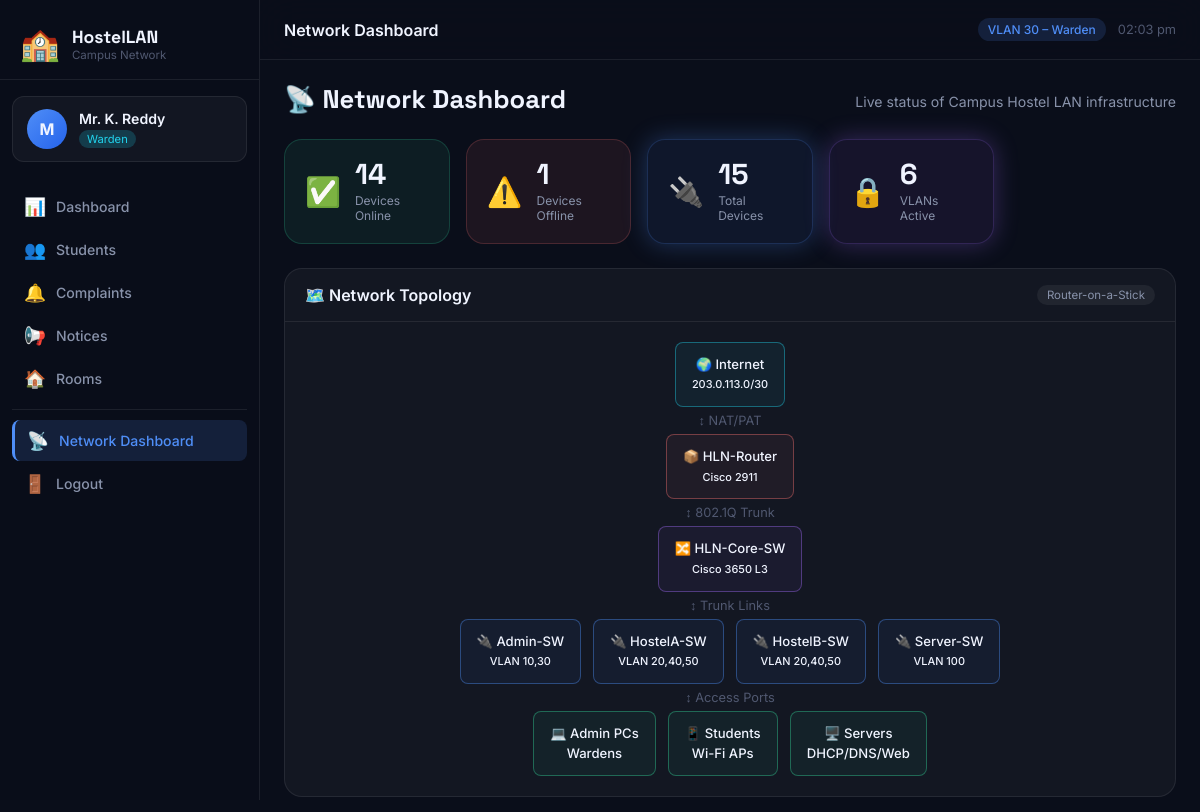
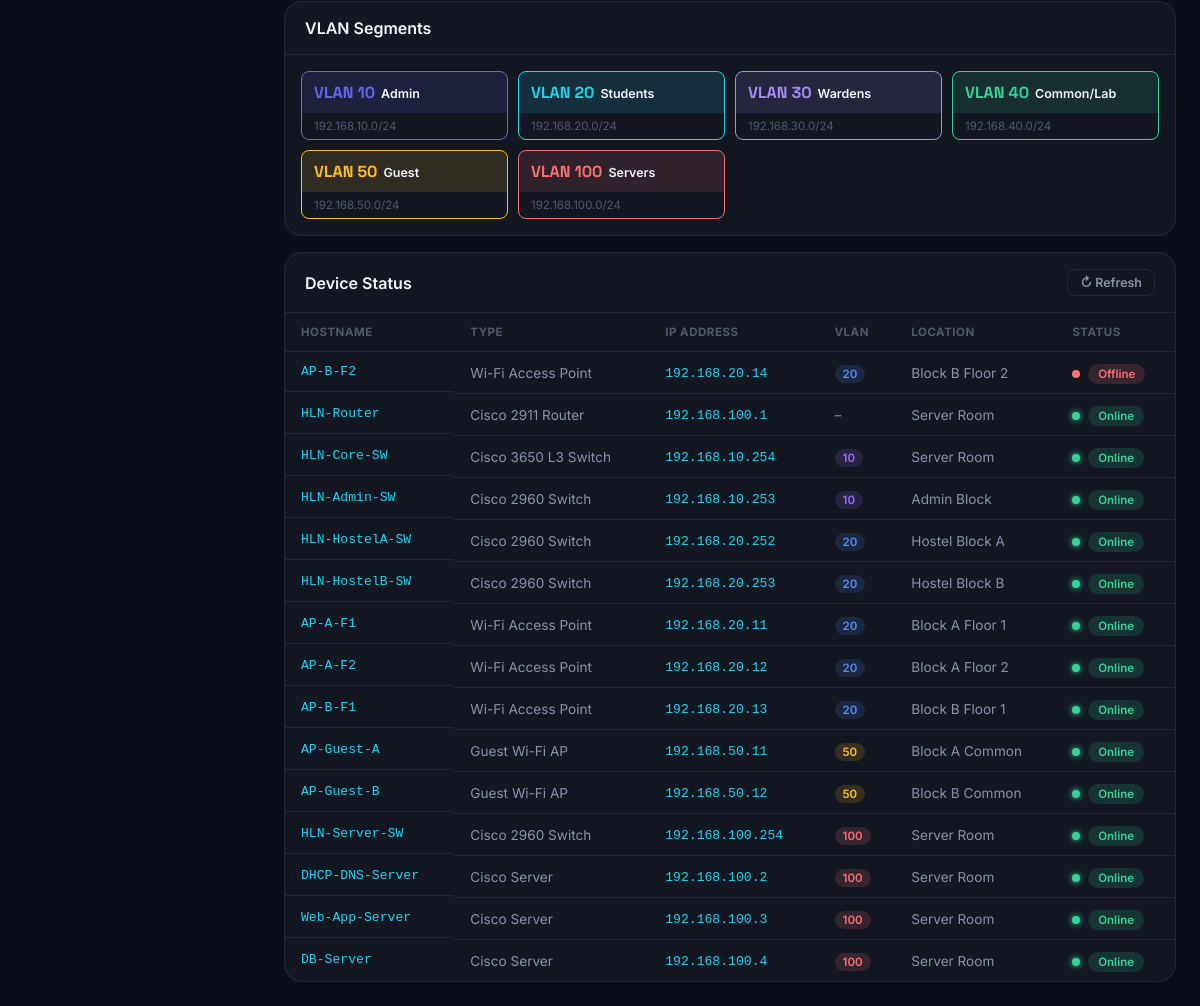
Page /network-dashboard (signed in) on the committed database (2 pictures, top to bottom).
### tables this page shows
CREATE TABLE network_devices (
    id          INTEGER PRIMARY KEY AUTOINCREMENT,
    hostname    TEXT NOT NULL,
    device_type TEXT NOT NULL,
    ip_address  TEXT NOT NULL,
    vlan        INTEGER,
    location    TEXT,
    status      TEXT DEFAULT 'Online' CHECK(status IN ('Online','Offline','Maintenance')),
    mac_address TEXT,
    last_seen   DATETIME DEFAULT CURRENT_TIMESTAMP
);

### app.py (the view)
@app.route('/network-dashboard')
@login_required
def network_dashboard():
    devices  = query("SELECT * FROM network_devices ORDER BY status, vlan")
    online   = sum(1 for d in devices if d['status'] == 'Online')
    offline  = sum(1 for d in devices if d['status'] == 'Offline')
    vlans = [
        {'id':10, 'name':'Admin',      'color':'#6366f1','subnet':'192.168.10.0/24'},
        {'id':20, 'name':'Students',   'color':'#22d3ee','subnet':'192.168.20.0/24'},
        {'id':30, 'name':'Wardens',    'color':'#a78bfa','subnet':'192.168.30.0/24'},
        {'id':40, 'name':'Common/Lab', 'color':'#34d399','subnet':'192.168.40.0/24'},
        {'id':50, 'name':'Guest',      'color':'#fbbf24','subnet':'192.168.50.0/24'},
        {'id':100,'name':'Servers',    'color':'#f87171','subnet':'192.168.100.0/24'},
    ]
    return render_template('network_dashboard.html',
        devices=devices, online=online, offline=offline, vlans=vlans)

### app.py (called while the page is built)
def get_db():
    db = getattr(g, '_database', None)
    if db is None:
        db = g._database = sqlite3.connect(DB_PATH)
        db.row_factory = sqlite3.Row
        db.execute("PRAGMA foreign_keys = ON")
    return db

def query(sql, args=(), one=False):
    cur = get_db().execute(sql, args)
    rv  = cur.fetchall()
    return (rv[0] if rv else None) if one else rv

def login_required(f):
    @wraps(f)
    def decorated(*args, **kwargs):
        if 'user_id' not in session:
            flash('Please log in to continue.', 'warning')
            return redirect(url_for('login'))
        return f(*args, **kwargs)
    return decorated

@app.context_processor
def inject_globals():
    return dict(now=datetime.now(), session=session)

### templates/network_dashboard.html (shortened to what this page needs)
{% extends 'base.html' %}
{% block page_title %}Network Dashboard{% endblock %}
{% block content %}
<div class="page-header">
  <h1 class="page-h1">📡 Network Dashboard</h1>
  <p class="page-sub">Live status of Campus Hostel LAN infrastructure</p>
</div>
<div class="stats-grid">
  <div class="stat-card stat-green">
    <div class="stat-icon">✅</div>
    <div class="stat-body">
      <div class="stat-value">{{ online }}</div>
      <div class="stat-label">Devices Online</div>
    </div>
  </div>
  <div class="stat-card stat-red">
    <div class="stat-icon">⚠️</div>
    <div class="stat-body">
      <div class="stat-value">{{ offline }}</div>
      <div class="stat-label">Devices Offline</div>
    </div>
  </div>
  <div class="stat-card stat-blue">
    <div class="stat-icon">🔌</div>
    <div class="stat-body">
      <div class="stat-value">{{ devices|length }}</div>
      <div class="stat-label">Total Devices</div>
    </div>
  </div>
  <div class="stat-card stat-purple">
    <div class="stat-icon">🔒</div>
    <div class="stat-body">
      <div class="stat-value">6</div>
      <div class="stat-label">VLANs Active</div>
    </div>
  </div>
</div>
<div class="card mb-1">
  <div class="card-header">
    <h2 class="card-title">🗺️ Network Topology</h2>
    <span class="card-badge">Router-on-a-Stick</span>
  </div>
  <div class="topology-visual">
    <div class="topo-layer topo-internet">
      <div class="topo-node node-internet">🌍 Internet<br/><small>203.0.113.0/30</small></div>
    </div>
    <div class="topo-arrow">↕ NAT/PAT</div>
    <div class="topo-layer">
      <div class="topo-node node-router">📦 HLN-Router<br/><small>Cisco 2911</small></div>
    </div>
    <div class="topo-arrow">↕ 802.1Q Trunk</div>
    <div class="topo-layer">
      <div class="topo-node node-core">🔀 HLN-Core-SW<br/><small>Cisco 3650 L3</small></div>
    </div>
    <div class="topo-arrow">↕ Trunk Links</div>
    <div class="topo-layer topo-switches">
      <div class="topo-node node-sw">🔌 Admin-SW<br/><small>VLAN 10,30</small></div>
      <div class="topo-node node-sw">🔌 HostelA-SW<br/><small>VLAN 20,40,50</small></div>
      <div class="topo-node node-sw">🔌 HostelB-SW<br/><small>VLAN 20,40,50</small></div>
      <div class="topo-node node-sw">🔌 Server-SW<br/><small>VLAN 100</small></div>
    </div>
    <div class="topo-arrow">↕ Access Ports</div>
    <div class="topo-layer topo-devices">
      <div class="topo-node node-end">💻 Admin PCs<br/>Wardens</div>
      <div class="topo-node node-end">📱 Students<br/>Wi-Fi APs</div>
      <div class="topo-node node-end">🖥️ Servers<br/>DHCP/DNS/Web</div>
    </div>
  </div>
</div>
<div class="card mb-1">
  <div class="card-header"><h2 class="card-title">VLAN Segments</h2></div>
  <div class="vlan-chips-grid">
    {% for v in vlans %}
    <div class="vlan-chip" style="border-color:{{ v.color }}">
      <div class="vchip-header" style="background:{{ v.color }}20">
        <span class="vchip-id" style="color:{{ v.color }}">VLAN {{ v.id }}</span>
        <span class="vchip-name">{{ v.name }}</span>
      </div>
      <div class="vchip-subnet">{{ v.subnet }}</div>
    </div>
    {% endfor %}
  </div>
</div>
<div class="card">
  <div class="card-header">
    <h2 class="card-title">Device Status</h2>
    <button onclick="location.reload()" class="btn btn-sm btn-outline">↻ Refresh</button>
  </div>
  <div class="complaints-table-wrap">
    <table class="data-table">
      <thead>
        <tr><th>Hostname</th><th>Type</th><th>IP Address</th><th>VLAN</th><th>Location</th><th>Status</th></tr>
      </thead>
      <tbody>
        {% for d in devices %}
        <tr>
          <td class="td-main"><code>{{ d.hostname }}</code></td>
          <td>{{ d.device_type }}</td>
          <td><code>{{ d.ip_address }}</code></td>
          <td>{% if d.vlan %}<span class="vlan-id-badge vlan-{{ d.vlan }}">{{ d.vlan }}</span>{% else %}–{% endif %}</td>
          <td>{{ d.location }}</td>
          <td>
            <span class="status-dot {{ 'dot-online' if d.status == 'Online' else 'dot-offline' }}"></span>
            <span class="status-badge {{ 'status-online' if d.status == 'Online' else 'status-offline' }}">{{ d.status }}</span>
          </td>
        </tr>
        {% endfor %}
      </tbody>
    </table>
  </div>
</div>
{% endblock %}

### rows in the picture
network_devices: hostname "AP-B-F2", device_type "Wi-Fi Access Point", ip_address "192.168.20.14", vlan "20", location "Block B Floor 2", status "Offline"
network_devices: hostname "HLN-Router", device_type "Cisco 2911 Router", ip_address "192.168.100.1", location "Server Room", status "Online"
network_devices: hostname "HLN-Core-SW", device_type "Cisco 3650 L3 Switch", ip_address "192.168.10.254", vlan "10", location "Server Room", status "Online"
network_devices: hostname "HLN-Admin-SW", device_type "Cisco 2960 Switch", ip_address "192.168.10.253", vlan "10", location "Admin Block", status "Online"
network_devices: hostname "HLN-HostelA-SW", device_type "Cisco 2960 Switch", ip_address "192.168.20.252", vlan "20", location "Hostel Block A", status "Online"
network_devices: hostname "HLN-HostelB-SW", device_type "Cisco 2960 Switch", ip_address "192.168.20.253", vlan "20", location "Hostel Block B", status "Online"
network_devices: hostname "AP-A-F1", device_type "Wi-Fi Access Point", ip_address "192.168.20.11", vlan "20", location "Block A Floor 1", status "Online"
network_devices: hostname "AP-A-F2", device_type "Wi-Fi Access Point", ip_address "192.168.20.12", vlan "20", location "Block A Floor 2", status "Online"
network_devices: hostname "AP-B-F1", device_type "Wi-Fi Access Point", ip_address "192.168.20.13", vlan "20", location "Block B Floor 1", status "Online"
network_devices: hostname "AP-Guest-A", device_type "Guest Wi-Fi AP", ip_address "192.168.50.11", vlan "50", location "Block A Common", status "Online"
network_devices: hostname "AP-Guest-B", device_type "Guest Wi-Fi AP", ip_address "192.168.50.12", vlan "50", location "Block B Common", status "Online"
network_devices: hostname "HLN-Server-SW", device_type "Cisco 2960 Switch", ip_address "192.168.100.254", vlan "100", location "Server Room", status "Online"
network_devices: hostname "DHCP-DNS-Server", device_type "Cisco Server", ip_address "192.168.100.2", vlan "100", location "Server Room", status "Online"
network_devices: hostname "Web-App-Server", device_type "Cisco Server", ip_address "192.168.100.3", vlan "100", location "Server Room", status "Online"
network_devices: hostname "DB-Server", device_type "Cisco Server", ip_address "192.168.100.4", vlan "100", location "Server Room", status "Online"

### other values in the picture
{{ session.full_name[0].upper() }} "M"
{{ session.full_name }} "Mr. K. Reddy"
{{ session.role|capitalize }} "Warden"
{{ online }} "14"
{{ offline }} "1"
{{ devices|length }} "15"
{{ v.id }} "10" "20" "30" "40" "50" "100"
{{ v.name }} "Admin" "Students" "Wardens" "Common/Lab" "Guest" "Servers"
{{ v.subnet }} "192.168.10.0/24" "192.168.20.0/24" "192.168.30.0/24" "192.168.40.0/24" "192.168.50.0/24" "192.168.100.0/24"
